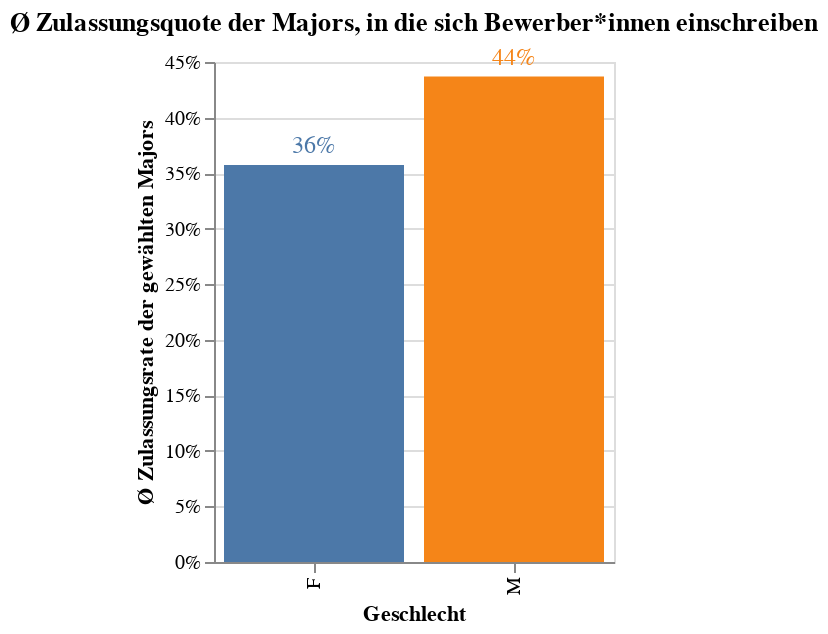

The code cell stored with this chart in its notebook:
### Code cell
#Altair-Bar-Chart gewichteter Durchschnitt
base = alt.Chart(weighted).encode(
    x=alt.X("Sex:N", title="Geschlecht"),
    y=alt.Y("Weighted_Avg_Major_Rate:Q",
            title="Ø Zulassungsrate der gewählten Majors",
            axis=alt.Axis(format='%')),
    color=alt.Color("Sex:N",
                    scale=alt.Scale(domain=["F", "M"],
                                    range=["#4C78A8", "#F58518"]),
                    legend=None)
)

bars = base.mark_bar().properties(
    width=200,
    height=250,
    title="Ø Zulassungsquote der Majors, in die sich Bewerber*innen einschreiben"
)

labels = base.mark_text(
    dy=-10,        # Text etwas oberhalb der Balkenmitte
    color="black",
    fontSize=12
).encode(
    text=alt.Text('Weighted_Avg_Major_Rate:Q', format='.0%')
)

chart_weighted = bars + labels
chart_weighted

### Figure 1 — Vega-Lite specification as saved in the notebook (floating-point values rounded to 4 significant figures)
{"config": {"view": {"continuousWidth": 300, "continuousHeight": 300}}, "layer": [{"mark": {"type": "bar"}, "encoding": {"color": {"field": "Sex", "legend": null, "scale": {"domain": ["F", "M"], "range": ["#4C78A8", "#F58518"]}, "type": "nominal"}, "x": {"field": "Sex", "title": "Geschlecht", "type": "nominal"}, "y": {"axis": {"format": "%"}, "field": "Weighted_Avg_Major_Rate", "title": "Ø Zulassungsrate der gewählten Majors", "type": "quantitative"}}, "title": "Ø Zulassungsquote der Majors, in die sich Bewerber*innen einschreiben"}, {"mark": {"type": "text", "color": "black", "dy": -10, "fontSize": 12}, "encoding": {"color": {"field": "Sex", "legend": null, "scale": {"domain": ["F", "M"], "range": ["#4C78A8", "#F58518"]}, "type": "nominal"}, "text": {"field": "Weighted_Avg_Major_Rate", "format": ".0%", "type": "quantitative"}, "x": {"field": "Sex", "title": "Geschlecht", "type": "nominal"}, "y": {"axis": {"format": "%"}, "field": "Weighted_Avg_Major_Rate", "title": "Ø Zulassungsrate der gewählten Majors", "type": "quantitative"}}}], "data": {"name": "data-3b2d8820f786572306947bff74bc8c13"}, "height": 250, "width": 200, "$schema": "https://vega.github.io/schema/vega-lite/v5.20.1.json", "datasets": {"data-3b2d8820f786572306947bff74bc8c13": [{"Sex": "F", "Weighted_Avg_Major_Rate": 0.3573, "Total_Applications": 4321.0}, {"Sex": "M", "Weighted_Avg_Major_Rate": 0.4369, "Total_Applications": 8442.0}]}}
